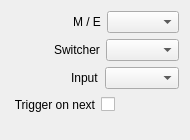
<?xml version="1.0" encoding="UTF-8"?>
<ui version="4.0">
 <class>InspectorAtemInputWidget</class>
 <widget class="QWidget" name="InspectorAtemInputWidget">
  <property name="geometry">
   <rect>
    <x>0</x>
    <y>0</y>
    <width>187</width>
    <height>140</height>
   </rect>
  </property>
  <property name="sizePolicy">
   <sizepolicy hsizetype="Expanding" vsizetype="Preferred">
    <horstretch>0</horstretch>
    <verstretch>0</verstretch>
   </sizepolicy>
  </property>
  <layout class="QVBoxLayout" name="verticalLayout">
   <item>
    <layout class="QHBoxLayout" name="horizontalLayoutMixerStep">
     <item>
      <spacer name="horizontalSpacerMixerStep">
       <property name="orientation">
        <enum>Qt::Horizontal</enum>
       </property>
       <property name="sizeType">
        <enum>QSizePolicy::Fixed</enum>
       </property>
       <property name="sizeHint" stdset="0">
        <size>
         <width>62</width>
         <height>20</height>
        </size>
       </property>
      </spacer>
     </item>
     <item>
      <widget class="QLabel" name="labelMixerStep">
       <property name="text">
        <string>M / E</string>
       </property>
      </widget>
     </item>
     <item>
      <widget class="QComboBox" name="comboBoxMixerStep">
       <property name="sizePolicy">
        <sizepolicy hsizetype="Expanding" vsizetype="Fixed">
         <horstretch>0</horstretch>
         <verstretch>0</verstretch>
        </sizepolicy>
       </property>
      </widget>
     </item>
    </layout>
   </item>
   <item>
    <layout class="QHBoxLayout" name="horizontalLayoutSwitcher">
     <item>
      <spacer name="horizontalSpacerSwitcher">
       <property name="orientation">
        <enum>Qt::Horizontal</enum>
       </property>
       <property name="sizeType">
        <enum>QSizePolicy::Fixed</enum>
       </property>
       <property name="sizeHint" stdset="0">
        <size>
         <width>43</width>
         <height>20</height>
        </size>
       </property>
      </spacer>
     </item>
     <item>
      <widget class="QLabel" name="labelSwitcher">
       <property name="text">
        <string>Switcher</string>
       </property>
      </widget>
     </item>
     <item>
      <widget class="QComboBox" name="comboBoxSwitcher">
       <property name="sizePolicy">
        <sizepolicy hsizetype="Expanding" vsizetype="Fixed">
         <horstretch>0</horstretch>
         <verstretch>0</verstretch>
        </sizepolicy>
       </property>
      </widget>
     </item>
    </layout>
   </item>
   <item>
    <layout class="QHBoxLayout" name="horizontalLayoutInput">
     <item>
      <spacer name="horizontalSpacerInput">
       <property name="orientation">
        <enum>Qt::Horizontal</enum>
       </property>
       <property name="sizeType">
        <enum>QSizePolicy::Fixed</enum>
       </property>
       <property name="sizeHint" stdset="0">
        <size>
         <width>60</width>
         <height>20</height>
        </size>
       </property>
      </spacer>
     </item>
     <item>
      <widget class="QLabel" name="labelInput">
       <property name="text">
        <string>Input</string>
       </property>
      </widget>
     </item>
     <item>
      <widget class="QComboBox" name="comboBoxInput">
       <property name="sizePolicy">
        <sizepolicy hsizetype="Expanding" vsizetype="Fixed">
         <horstretch>0</horstretch>
         <verstretch>0</verstretch>
        </sizepolicy>
       </property>
      </widget>
     </item>
    </layout>
   </item>
   <item>
    <layout class="QHBoxLayout" name="horizontalLayoutTriggerOnNext">
     <item>
      <spacer name="horizontalSpacerTriggerOnNext1">
       <property name="orientation">
        <enum>Qt::Horizontal</enum>
       </property>
       <property name="sizeType">
        <enum>QSizePolicy::Fixed</enum>
       </property>
       <property name="sizeHint" stdset="0">
        <size>
         <width>2</width>
         <height>20</height>
        </size>
       </property>
      </spacer>
     </item>
     <item>
      <widget class="QLabel" name="labelTriggerOnNext">
       <property name="text">
        <string>Trigger on next</string>
       </property>
       <property name="alignment">
        <set>Qt::AlignRight|Qt::AlignTrailing|Qt::AlignVCenter</set>
       </property>
      </widget>
     </item>
     <item>
      <widget class="QCheckBox" name="checkBoxTriggerOnNext">
       <property name="layoutDirection">
        <enum>Qt::RightToLeft</enum>
       </property>
       <property name="text">
        <string/>
       </property>
      </widget>
     </item>
     <item>
      <spacer name="horizontalSpacerTriggerOnNext2">
       <property name="orientation">
        <enum>Qt::Horizontal</enum>
       </property>
       <property name="sizeHint" stdset="0">
        <size>
         <width>40</width>
         <height>20</height>
        </size>
       </property>
      </spacer>
     </item>
    </layout>
   </item>
   <item>
    <spacer name="verticalSpacerInput">
     <property name="orientation">
      <enum>Qt::Vertical</enum>
     </property>
     <property name="sizeType">
      <enum>QSizePolicy::Fixed</enum>
     </property>
     <property name="sizeHint" stdset="0">
      <size>
       <width>20</width>
       <height>10</height>
      </size>
     </property>
    </spacer>
   </item>
  </layout>
 </widget>
 <resources/>
 <connections>
  <connection>
   <sender>comboBoxInput</sender>
   <signal>currentIndexChanged(int)</signal>
   <receiver>InspectorAtemInputWidget</receiver>
   <slot>inputChanged(int)</slot>
   <hints>
    <hint type="sourcelabel">
     <x>167</x>
     <y>57</y>
    </hint>
    <hint type="destinationlabel">
     <x>177</x>
     <y>40</y>
    </hint>
   </hints>
  </connection>
  <connection>
   <sender>comboBoxSwitcher</sender>
   <signal>currentIndexChanged(int)</signal>
   <receiver>InspectorAtemInputWidget</receiver>
   <slot>switcherChanged(int)</slot>
   <hints>
    <hint type="sourcelabel">
     <x>142</x>
     <y>18</y>
    </hint>
    <hint type="destinationlabel">
     <x>4</x>
     <y>22</y>
    </hint>
   </hints>
  </connection>
  <connection>
   <sender>checkBoxTriggerOnNext</sender>
   <signal>stateChanged(int)</signal>
   <receiver>InspectorAtemInputWidget</receiver>
   <slot>triggerOnNextChanged(int)</slot>
   <hints>
    <hint type="sourcelabel">
     <x>102</x>
     <y>70</y>
    </hint>
    <hint type="destinationlabel">
     <x>189</x>
     <y>84</y>
    </hint>
   </hints>
  </connection>
 </connections>
 <slots>
  <slot>inputChanged(int)</slot>
  <slot>switcherChanged(int)</slot>
  <slot>triggerOnNextChanged(int)</slot>
 </slots>
</ui>
